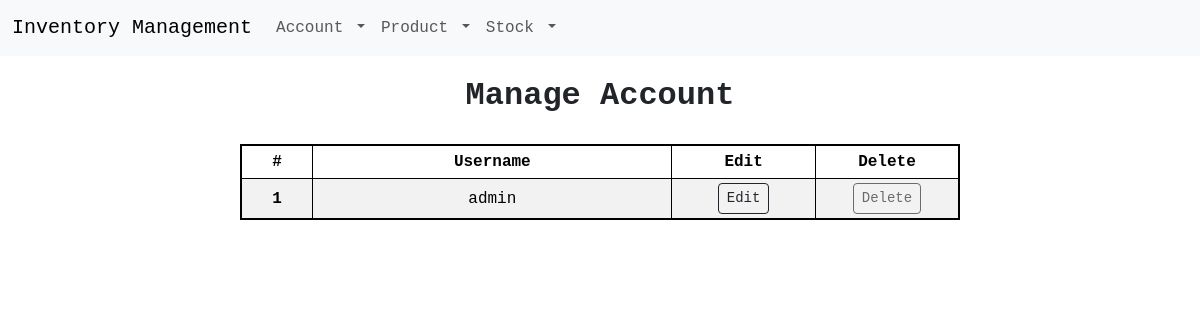
Before: /manage-account (signed in) with the older database file.
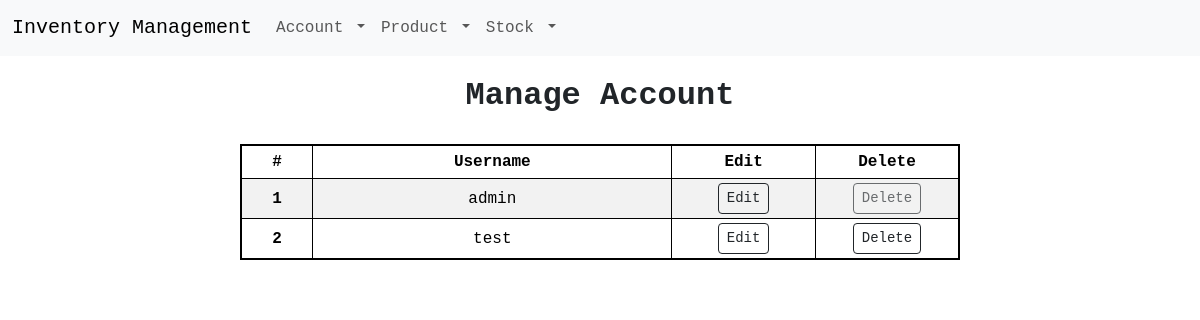
After: the same page with the newer database file.
### app/models.py (models this page shows)
class Users(UserMixin, db.Model):
    id = db.Column(db.Integer, primary_key=True)
    username = db.Column(db.String(250), unique=True, nullable=False)
    password = db.Column(db.String(250), nullable=False)

### app/views.py (the view)
@app.route("/manage-account")
@login_required
def manageAccount():
    if current_user.username == "admin":
        users = db.session.query(models.Users).all()
        return render_template("manage_account.html", accounts=users)
    else:
        return redirect(url_for("home"))

### app/views.py (called while the page is built)
@login_manager.user_loader
def loader_user(user_id):
    return models.Users.query.get(user_id)

### app/templates/manage_account.html
{% extends 'base.html' %}
{% block content %}
<div class="head-text">Manage Account</div>
  <table class="table table-striped table-bordered table-hover table-sm" id="manage-account-table">
    <thead>
      <tr>
        <th scope="col" width="10%">#</th>
        <th scope="col" width="50%">Username</th>
        <th scope="col" width="20%">Edit</th>
        <th scope="col" width="50%">Delete</th>
      </tr>
    </thead>
    <tbody>
      {% for account in accounts %}
        <tr>
          <th scope="row">{{ loop.index }}</th>
          <td>{{ account.username }}</td>
          <td><a class="btn btn-outline-dark btn-sm" href ="/edit-account/{{ account.id }}">Edit</a></td>
          {% if account.username == "admin" %}
          <td><a class="btn btn-outline-dark btn-sm disabled" href ="/delete-account/{{ account.id }}">Delete</a></td>
          {% else %}
          <td><a class="btn btn-outline-dark btn-sm" href ="/delete-account/{{ account.id }}">Delete</a></td>
          {% endif %}
        </tr>
      {% endfor %}
    </tbody>
  </table>
{% endblock %}

Changed rows visible on the page:
added Users: username "test"
